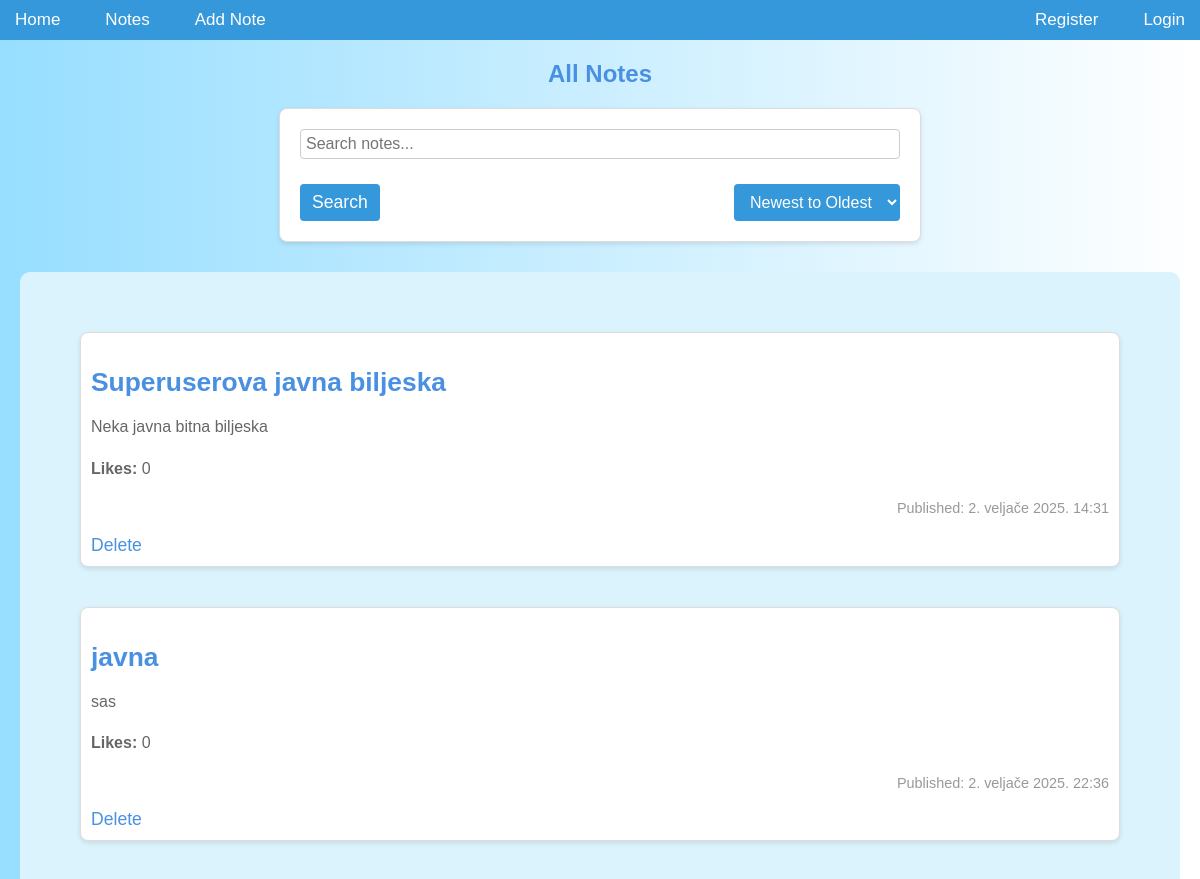
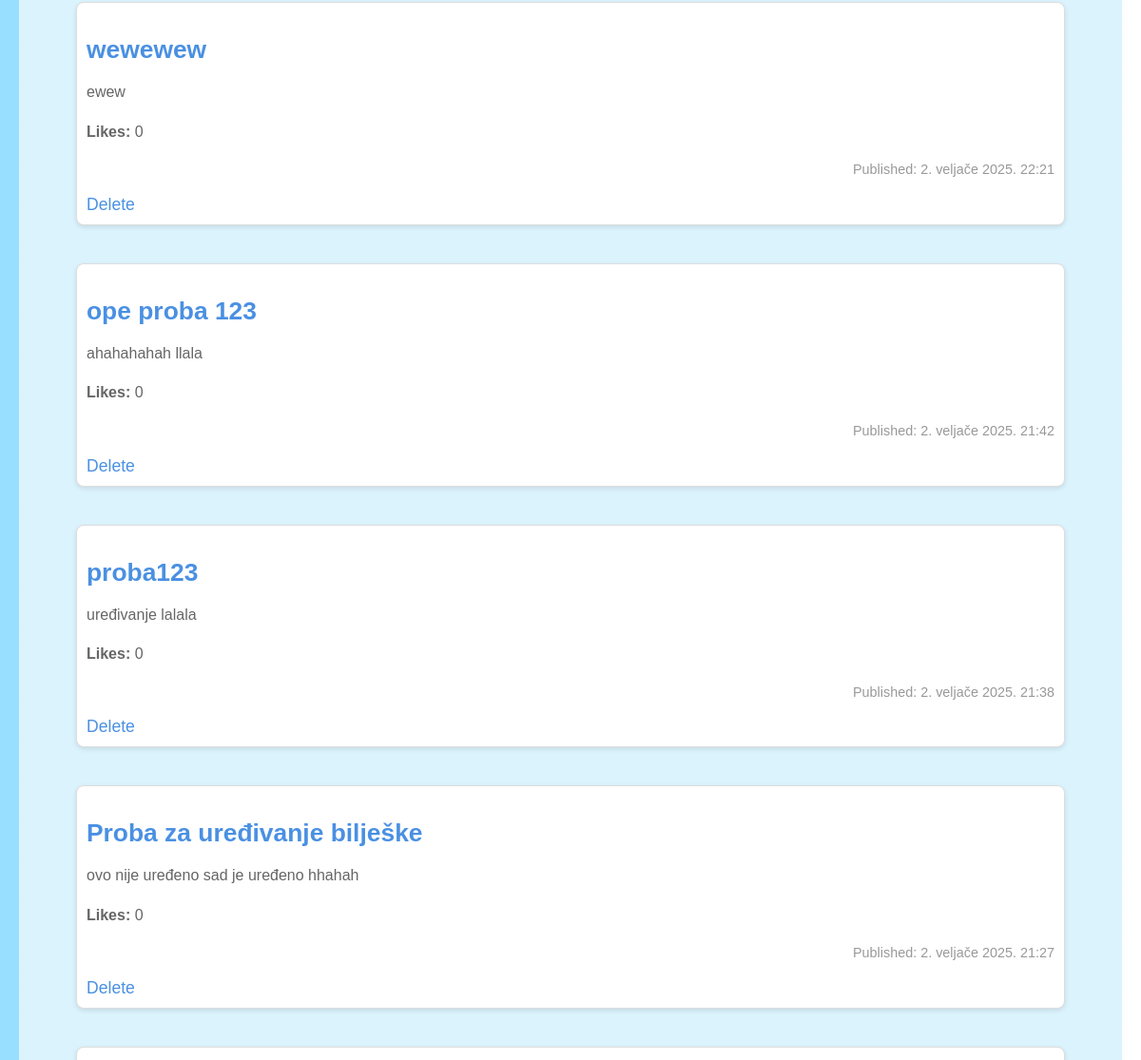
Page /notes/ (upper part) on the earlier database version (2 pictures, top to bottom).
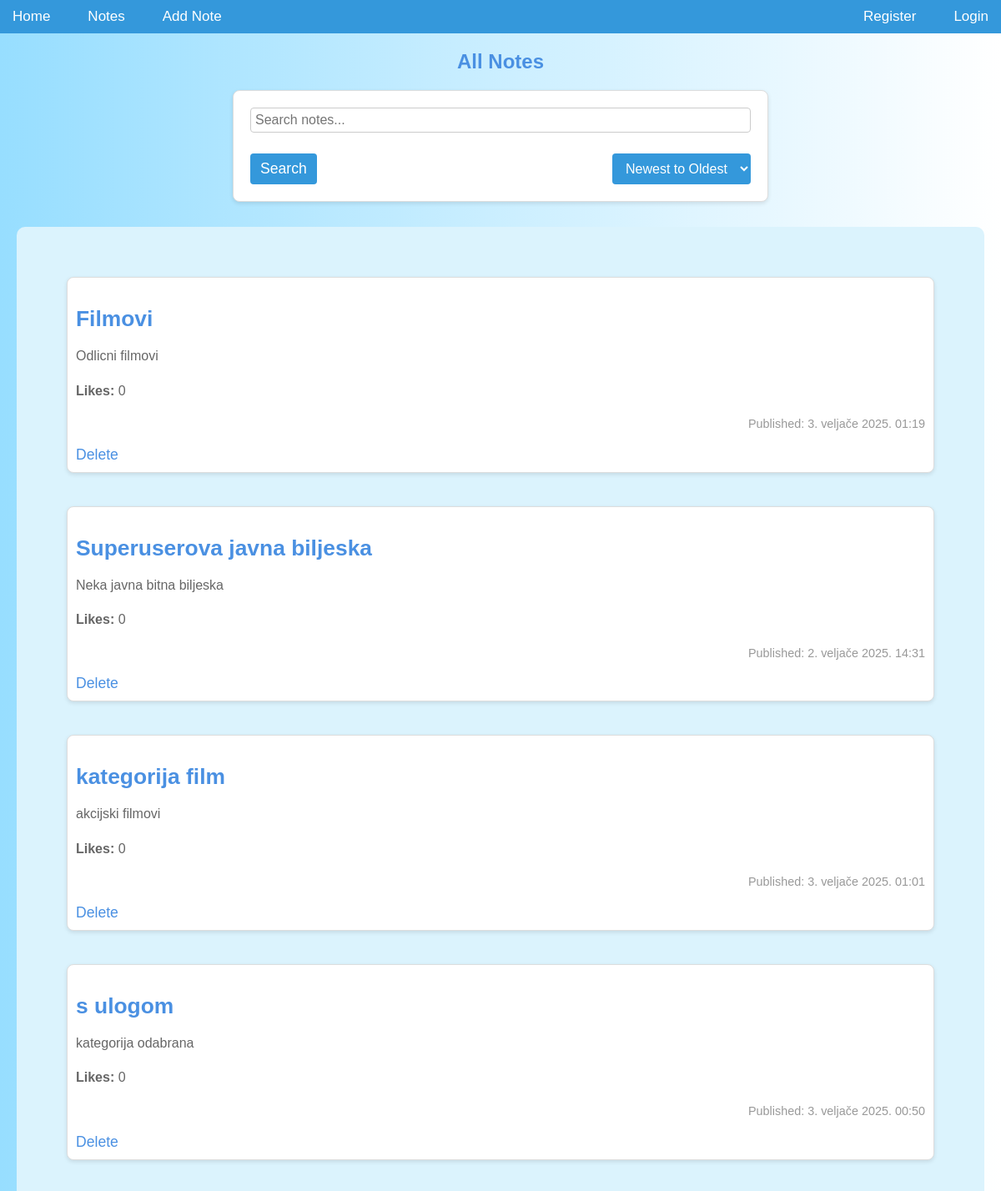
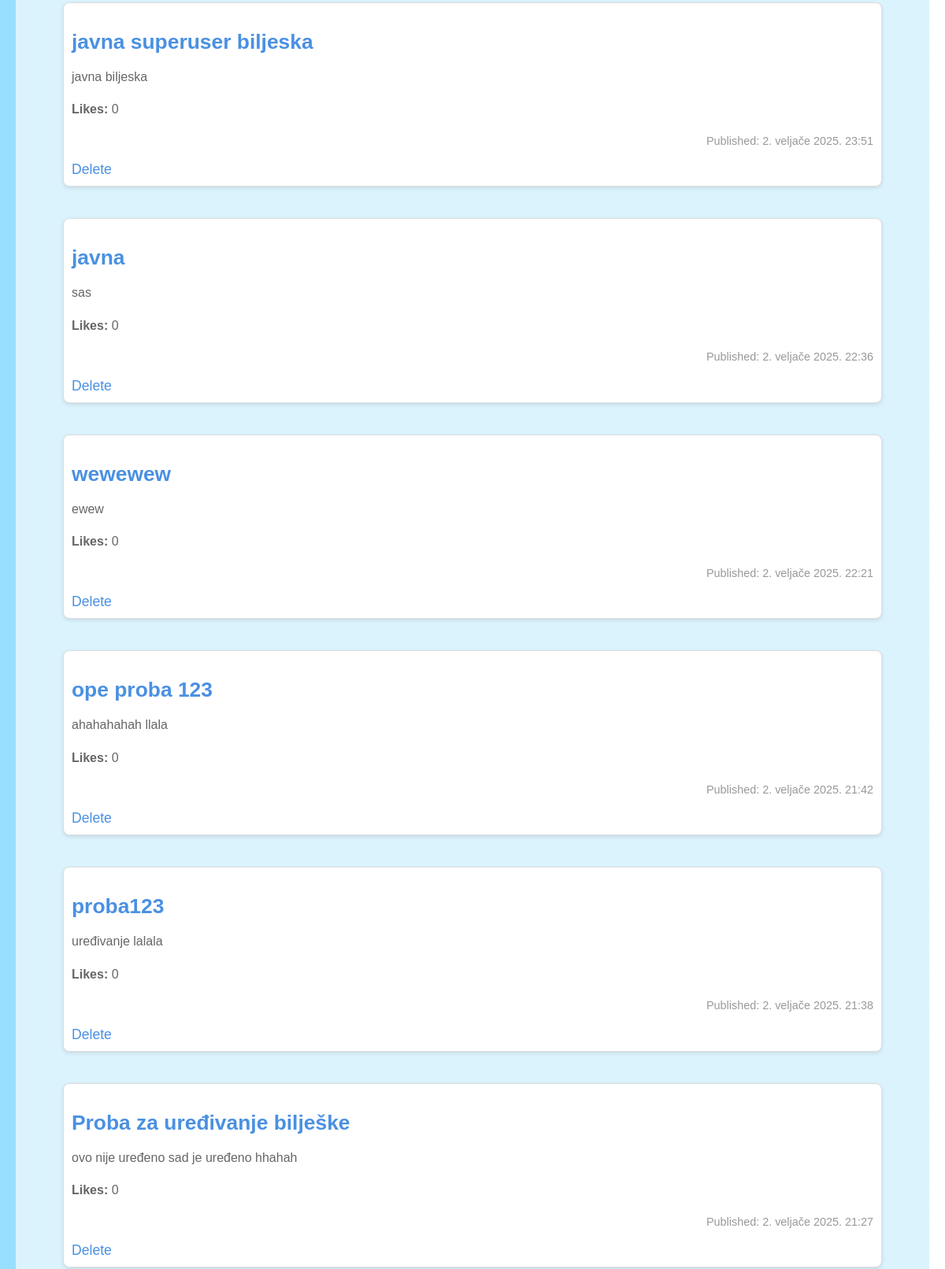
Same page on the later database version (2 pictures, top to bottom).
### notes/models.py (models this page shows, shortened)
class Note(models.Model):
    ROLE_CHOICES = [
        ('hobbies', 'Hobbies'),
        ('movies', 'Movies'),
        ('school', 'School'),
        ('work', 'Work'),
        ('music', 'Music'),
        ('personal', 'Personal'),
    ]
    user = models.ForeignKey('accounts.CustomUser', on_delete=models.CASCADE, null=True, blank=True, related_name='notes')
    title = models.CharField(max_length=200)
    content = models.TextField()
    pub_date = models.DateTimeField(auto_now_add=True)
    likes = models.PositiveIntegerField(default=0)
    private_notes = models.ManyToManyField(PrivateNoteModel, blank=True)
    is_public = models.BooleanField(default=True)
    is_important = models.BooleanField(default=False)
    is_locked = models.BooleanField(default=False)
    password = models.CharField(max_length=100, null=True, blank=True)
    completed = models.BooleanField(default=False)
    is_private = models.BooleanField(default=False)
    role = models.CharField(max_length=20, choices=ROLE_CHOICES, blank=True, null=True)

### notes/views.py (the view)
# urls.py: path('', views.index, name='index'),
def index(request):
    search_query = request.GET.get('search', '')
    order = request.GET.get('order', 'desc')
    if search_query:
        notes = Note.objects.filter(title__icontains=search_query, is_public= True)
    else:
        notes = Note.objects.filter(is_public = True)
    if request.user.is_authenticated:
         notes = notes | Note.objects.filter(user=request.user, is_private=True)
    if order == 'asc':
        notes = notes.order_by('-is_important', 'pub_date')
    else:
        notes = notes.order_by( '-is_important', '-pub_date')
    context = {
        'latest_note_list': notes,
        'current_order': order,
        'search_query': search_query,
    }
    return render(request, 'notes/index.html', context)

### notes/templates/notes/index.html (shortened to what this page needs)
{% extends 'notes/base.html' %}
{% block content %}
    <h2>All Notes</h2>
    <form method="get" action="{% url 'notes:index' %}" class="sort-form">
        <input type="text" name="search" placeholder="Search notes..." value="{{ search_query }}">
        <div class="search-sort-buttons">
            <button type="submit" class="search-button">Search</button>
            <select name="order" onchange="this.form.submit()">
                <option value="desc" {% if current_order == 'desc' %}selected{% endif %}>Newest to Oldest</option>
            </select>
        </div>
    </form>
    <div class="notes-container">
        {% for note in latest_note_list %}
        <div class="note">
            <h3><a href="{% url 'notes:detail' note.id %}">{{ note.title }}</a></h3>
            <p>{{ note.content }}</p>
            <p><strong>Likes:</strong> {{ note.likes }}</p>
            <p>Published: {{ note.pub_date }}</p>
            <a href="{% url 'notes:delete_note' note.id %}" onclick="return confirm('Are you sure you want to delete this note?');">
                Delete
            </a>
        </div>
        {% empty %}
        <p>No notes available.</p>
        {% endfor %}
    </div>
{% endblock %}

### notes/templates/notes/base.html (shortened to what this page needs)
{% load static %}
<!DOCTYPE html>
<html lang="en">
<head>
    <link rel="stylesheet" type="text/css" href="{% static 'app/notes.css' %}">
</head>
<body class="{% if request.session.theme == 'dark' %}dark{% else %}light{% endif %}">
    <nav>
        <div class="nav-left">
            <a href="{% url 'home' %}">Home</a>
            <a href="{% url 'notes:index' %}">Notes</a>
            <a href="{% url 'notes:add_note' %}">Add Note</a>
        </div>
        <div class="nav-right">
            {% if user.is_authenticated %}
                <a href="{% url 'notes:index' %}"></a>
                {% if user.is_superuser %}
                    <a href="/admin">Admin dashboard</a>
                {% endif %}
                {% if user.type == 'SUPERUSER' %}
                    <a href="{% url 'notes:locked_notes' user.id %}" class="btn btn-info">Locked Notes</a>
                {% endif %}
                {% if user.is_authenticated and user.type == "REGULARUSER" %}
                <form class = "switchform" action="{% url 'notes:toggle_theme' %}" method="post">
                    {% csrf_token %}
                    <button class="switch" type="submit">
                        {% if request.session.theme == "dark" %}
                            Switch to Light Mode
                        {% else %}
                            Switch to Dark Mode
                        {% endif %}
                    </button>
                </form>
            {% endif %}
                <a href="{% url 'accounts:profile' user.id %}">My Profile</a>
                <a href="{% url 'logout' %}">Logout</a>
            {% else %}
                <a href="{% url 'accounts:register' %}">Register</a>
                <a href="{% url 'login' %}">Login</a>
            {% endif %}
        </div>
    </nav>
    <div class="container">
        {% block content %}
        {% endblock %}
    </div>
</body>
</html>

### notes/static/app/notes.css (style rules this page uses)
body { background: linear-gradient(to bottom, white, #b3e5fc); color: #2c3e50; font-family: Arial, sans-serif; margin: 0; padding: 0; }
.notes-container { background-color: #dbf3fd; padding: 20px; border-radius: 10px; margin-top: 30px; }
nav { display: flex; justify-content: space-between; align-items: center; background-color: #3498db; padding: 10px 0; }
nav a { color: white; text-decoration: none; margin: 0 15px; font-size: 17px; }
.nav-left { display: flex; gap: 15px; }
.nav-right { display: flex; gap: 15px; align-items: center; }
.container { max-width: 1200px; margin: 20px auto; padding: 0 20px; }
h1, h2 { color: #2980b9; font-weight: bold; }
input, textarea { width: 100%; padding: 10px; border: 1px solid #bdc3c7; border-radius: 5px; font-size: 16px; box-sizing: border-box; }
button { background-color: #3498db; color: white; border: none; padding: 10px 20px; border-radius: 5px; font-size: 16px; cursor: pointer; }
body { font-family: Arial, sans-serif; background-color: #f4f7fa; color: #333; margin: 0; padding: 0; }
h2 { text-align: center; color: #4a90e2; margin-top: 20px; }
.note { background-color: #fff; border: 1px solid #ddd; border-radius: 8px; box-shadow: 0 2px 5px rgba(0, 0, 0, 0.1); margin: 40px; padding: 10px; transition: transform 0.2s, box-shadow 0.2s; }
.note h3 { font-size: 1.5em; color: #333; margin-bottom: 10px; }
.note h3 a { text-decoration: none; color: #4a90e2; transition: color 0.3s; }
.note p { font-size: 1em; color: #666; line-height: 1.6; }
.note p:last-of-type { font-size: 0.9em; color: #999; text-align: right; }
form { background-color: #fff; border: 1px solid #ddd; border-radius: 8px; padding: 20px; box-shadow: 0 2px 5px rgba(0, 0, 0, 0.1); margin: 20px auto; width: 80%; max-width: 600px; }
form input, form textarea { width: 100%; padding: 10px; border-radius: 5px; border: 1px solid #ddd; margin-bottom: 15px; font-size: 1em; }
form button { background-color: #4a90e2; color: white; padding: 10px 20px; border: none; border-radius: 5px; font-size: 1.1em; cursor: pointer; transition: background-color 0.3s; }
a { color: #4a90e2; text-decoration: none; font-size: 1.1em; }
.sort-form { display: flex; flex-direction: column; margin-bottom: 20px; }
.sort-form input[type="text"] { padding: 5px; width: 100%; border: 1px solid #ccc; border-radius: 4px; }
.search-sort-buttons { display: flex; justify-content: space-between; margin-top: 10px; }
.search-button { padding: 8px 12px; background-color: #3498db; color: white; border: none; border-radius: 4px; cursor: pointer; transition: background-color 0.3s; }
.sort-form select { padding: 8px 12px; background-color: #3498db; color: white; border: none; border-radius: 4px; font-size: 16px; cursor: pointer; transition: background-color 0.3s; }
body.light { background: linear-gradient(to right, #97deff, white); color: black; }

Differences in the rows shown:
added Note: title "Filmovi", content "Odlicni filmovi", likes "0", pub_date "3. veljače 2025. 01:19"
added Note: title "kategorija film", content "akcijski filmovi", likes "0", pub_date "3. veljače 2025. 01:01"
added Note: title "s ulogom", content "kategorija odabrana", likes "0", pub_date "3. veljače 2025. 00:50"
added Note: title "javna superuser biljeska", content "javna biljeska", likes "0", pub_date "2. veljače 2025. 23:51"
